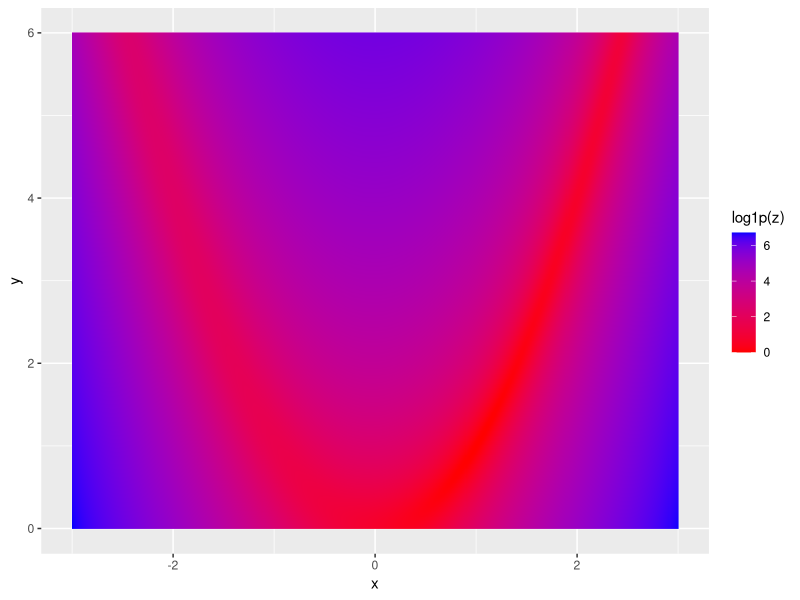
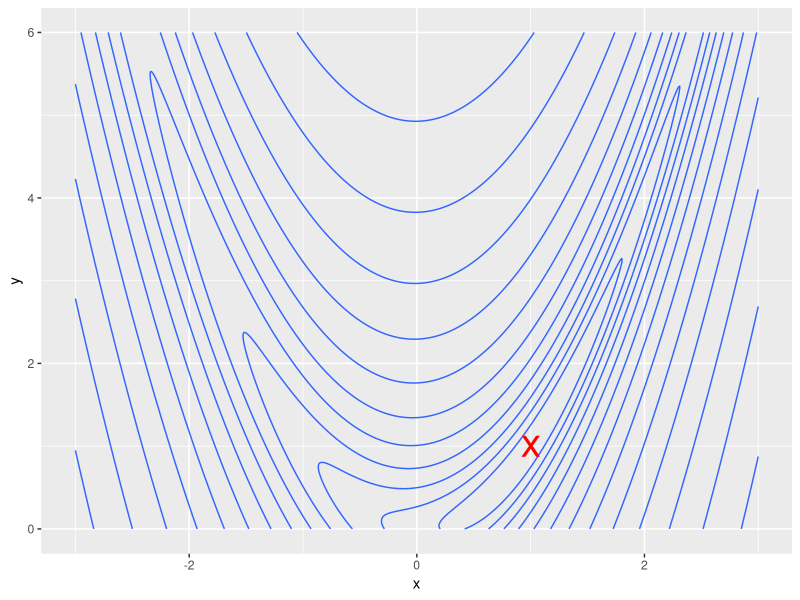
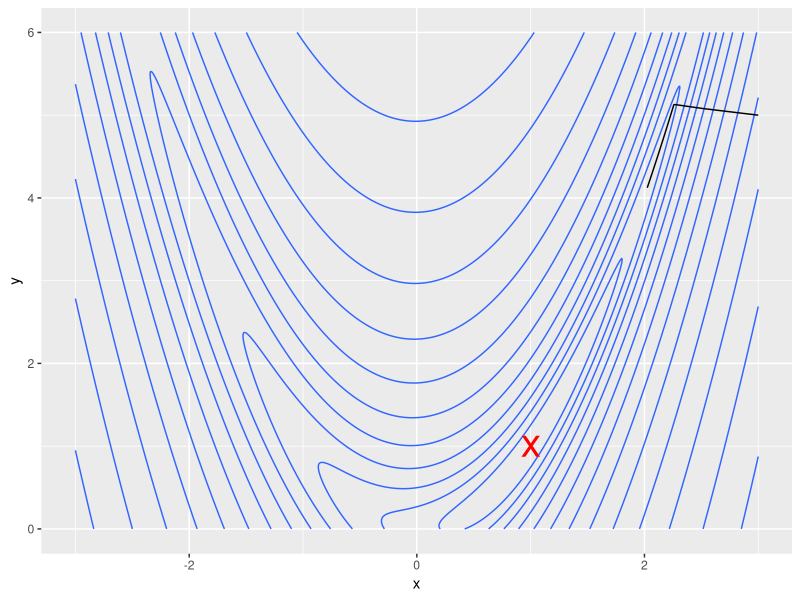
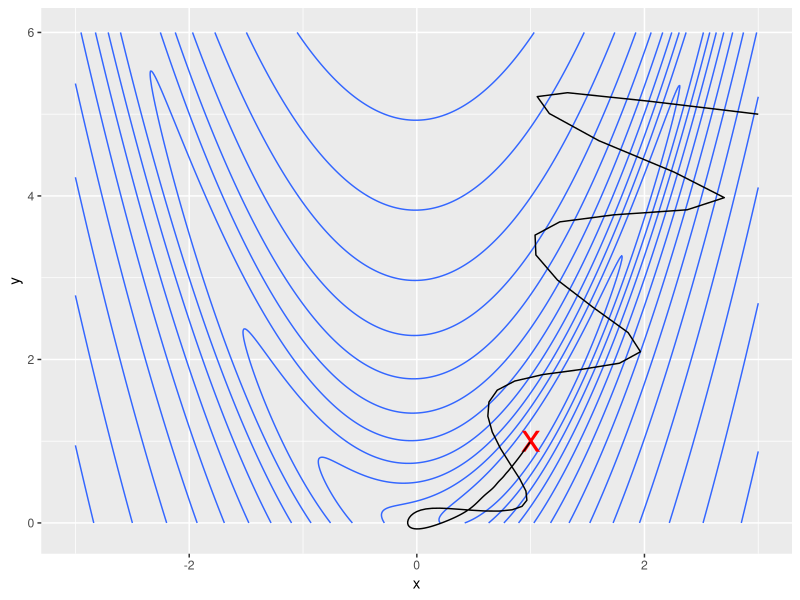
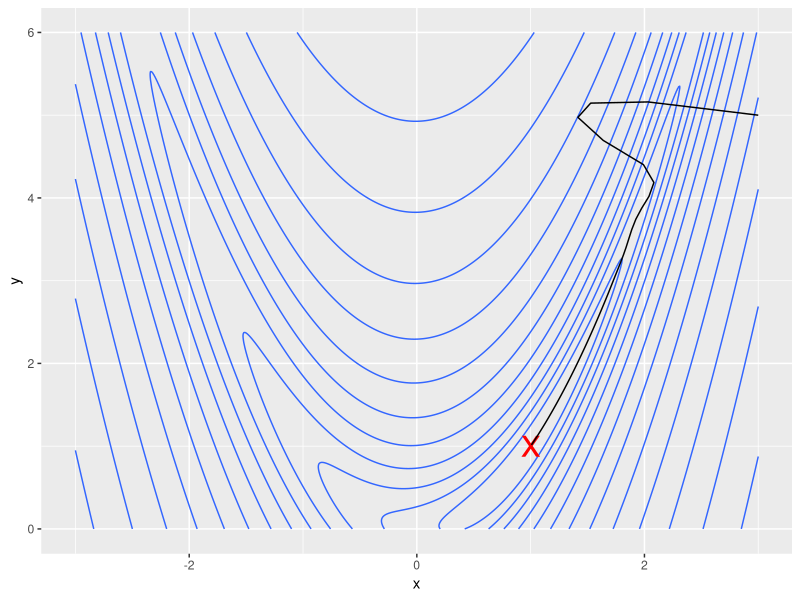
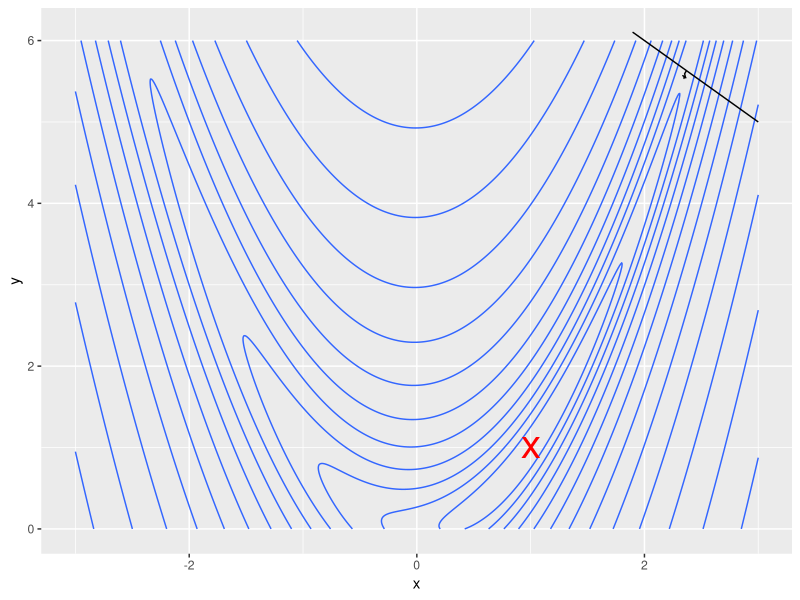
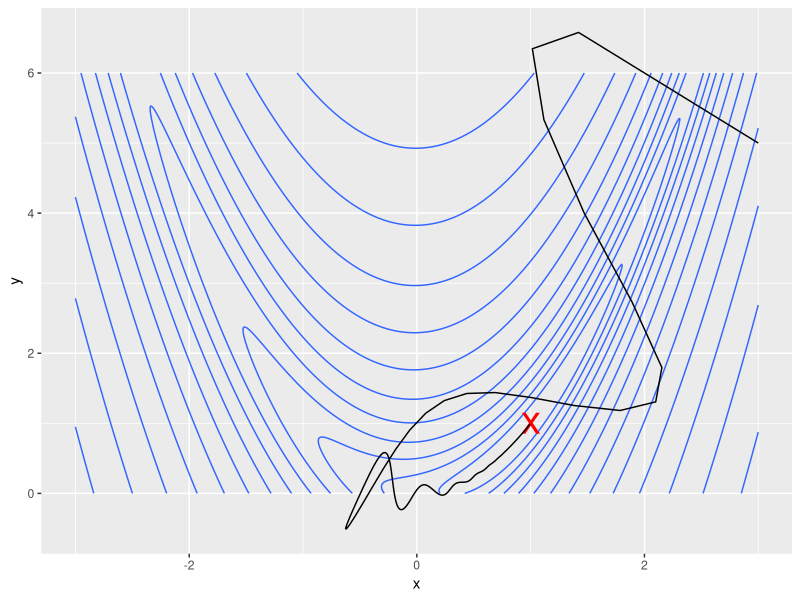
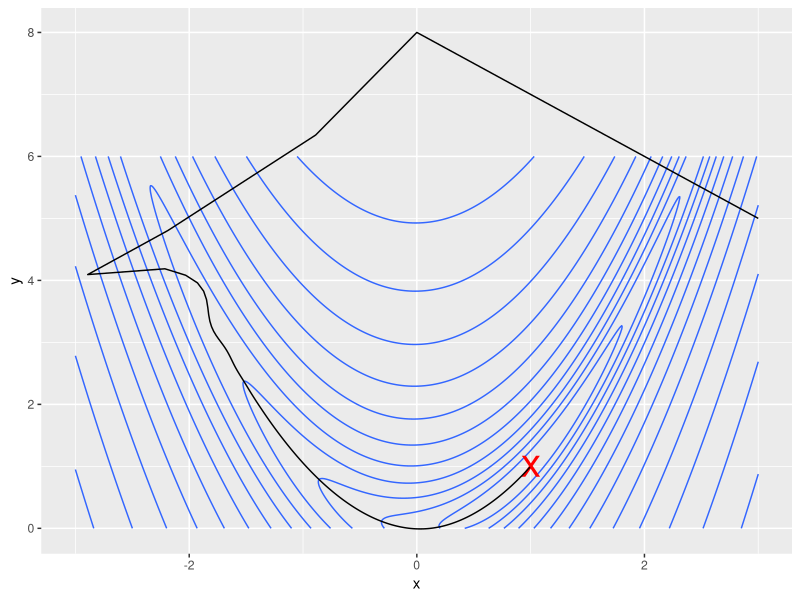

Source code (R) for these figures, in order:
## ---- chunk 1
library(ggplot2)
## ---- chunk 2
MAXITER<-2000
grad_descent<-function(f,g,x_init,stp=.001,maxIter=MAXITER){
  delta<-100
  t<-1
  res<-matrix(0,nrow=maxIter,ncol=3)
  colnames(res)<-c("x","y","f")
  res[1,]<-c(x_init,f(x_init))
  while(abs(delta)>1e-6 && t<maxIter){
    t<-t+1
    grad<-g(res[t-1,1:2])
    res[t,1:2]<-res[t-1,1:2]-stp*grad
    res[t,3]<-f(res[t,1:2])
    delta<-res[t,3]-res[t-1,3]
  }
  as.data.frame(res[1:t,])
}

momentum<-function(f,g,x_init,stp=.001,maxIter=MAXITER,momentum=.9,wait=1){
  delta<-100
  t<-1
  res<-matrix(0,nrow=maxIter,ncol=3)
  colnames(res)<-c("x","y","f")
  res[1,]<-c(x_init,f(x_init))
  velo<-0
  while(abs(delta)>1e-6 && t<maxIter){
    t<-t+1
    if(t<wait) velo<-0
    velo<-momentum*velo
    grad<-g(res[t-1,1:2])
    velo<-velo+stp*grad
    res[t,1:2]<-res[t-1,1:2]-velo
    res[t,3]<-f(res[t,1:2])
    delta<-res[t,3]-res[t-1,3]
  }
  as.data.frame(res[1:t,])
}

nesterov<-function(f,g,x_init,stp=.001,maxIter=MAXITER,momentum=.9,wait=1){
  delta<-100
  t<-1
  res<-matrix(0,nrow=maxIter,ncol=3)
  colnames(res)<-c("x","y","f")
  res[1,]<-c(x_init,f(x_init))
  velo<-0
  while(abs(delta)>1e-6 && t<maxIter){
    t<-t+1
    if(t<wait) velo<-0
    velo<-momentum*velo
    grad<-g(res[t-1,1:2]-velo)
    velo<-velo+stp*grad
    res[t,1:2]<-res[t-1,1:2]-velo
    res[t,3]<-f(res[t,1:2])
    delta<-res[t,3]-res[t-1,3]
  }
  as.data.frame(res[1:t,])
}

irprop<-function(f,g,x_init,maxIter=MAXITER,eta_plus=1.2,eta_minus=.5,
                 delta_max=50,delta_min=0,delta0=.5){
  k<-length(x_init)
  chg<-100
  t<-1
  res<-matrix(0,nrow=maxIter,ncol=3)
  colnames(res)<-c("x","y","f")
  res[1,]<-c(x_init,f(x_init))
  delta_old<-delta<-delta0*rep(1,k)
  dw<-grad_old<-rep(0,k)
  while(abs(chg)>1e-6 && t<maxIter){
  #while(t<maxIter){
    grad<-g(res[t,1:k])
    ind<-sign(grad_old)*sign(grad)
    delta[ind>0]<-min(delta_old[ind>0]*eta_plus, delta_max)
    delta[ind<0]<-max(delta_old[ind<0]*eta_minus, delta_min)
    grad[ind<0]<-1e-4*grad[ind<0] #comment out this line to get "original" rprop
    
    #irprop+
    #dw[ind>=0]<- -sign(grad[ind>=0])*delta[ind>=0]
    #dw[ind<0]<- if(chg>0) -dw[ind<0] else 0
    #irprop-
    dw<- -sign(grad)*delta
    
    res[t+1,1:k]<-res[t,1:k]+dw
    res[t+1,k+1]<-f(res[t+1,1:k])
    chg<-res[t+1,k+1]-res[t,k+1]
    delta_old<-delta
    grad_old<-grad
    t<-t+1
  }
  as.data.frame(res[1:t,])
}

adamax<-function(f,g,x_init,maxIter=MAXITER,stp=.002,
                 beta1=.9,beta2=.999){
  k<-length(x_init)
  chg<-100
  t<-1
  res<-matrix(0,nrow=maxIter,ncol=3)
  colnames(res)<-c("x","y","f")
  res[1,]<-c(x_init,f(x_init))
  m<-rep(0,k)
  u<-rep(0,k)
  while(abs(chg)>1e-6 && t<maxIter){
    t<-t+1
    grad<-g(res[t-1,1:k])
    m<-beta1*m+(1-beta1)*grad
    u<-pmax(beta2*u,abs(grad))
    velo<- -(stp/(1-beta1^t))*m/u
    res[t,1:k]<-res[t-1,1:k]+velo
    res[t,k+1]<-f(res[t,1:k])
    chg<-res[t,k+1]-res[t-1,k+1]
  }
  as.data.frame(res[1:t,])
}

nadam<-function(f,g,x_init,maxIter=MAXITER,stp=.002,
                 beta1=.9,beta2=.999){
  k<-length(x_init)
  chg<-100
  t<-1
  res<-matrix(0,nrow=maxIter,ncol=3)
  colnames(res)<-c("x","y","f")
  res[1,]<-c(x_init,f(x_init))
  m<-rep(0,k)
  u<-rep(0,k)
  while(abs(chg)>1e-6 && t<maxIter){
    t<-t+1
    grad<-g(res[t-1,1:k])
    m<-beta1*m+(1-beta1)*grad
    u<-pmax(beta2*u,abs(grad))
    velo<- -(stp/u)*(beta1*m+grad*(1-beta1))/(1-beta1^t)
    res[t,1:k]<-res[t-1,1:k]+velo
    res[t,k+1]<-f(res[t,1:k])
    chg<-res[t,k+1]-res[t-1,k+1]
  }
  as.data.frame(res[1:t,])
}

l2norm<-function(x){sqrt(sum(x^2))}

avagrad<-function(f,g,x_init,maxIter=MAXITER,stp=.1,
                 beta1=.9,beta2=.999,adam_eps_param=.1){
  #Savarese et al 2019 algorithm 2
  #stp=alpha, adam_eps_param=epsilon
  k<-length(x_init) #Savarese calls this "d"
  chg<-100
  t<-1
  res<-matrix(0,nrow=maxIter,ncol=3)
  colnames(res)<-c("x","y","f")
  res[1,]<-c(x_init,f(x_init))
  m<-rep(0,k)
  v<-rep(0,k)
  while(abs(chg)>1e-6 && t<maxIter){
    t<-t+1
    grad<-g(res[t-1,1:k])
    m<-beta1*m+(1-beta1)*grad
    eta<-1/(adam_eps_param+sqrt(v))
    res[t,1:k]<-res[t-1,1:k] - stp*(eta/l2norm(eta/sqrt(k)))*m
    v<-beta2*v+(1-beta2)*grad^2
    res[t,k+1]<-f(res[t,1:k])
    chg<-res[t,k+1]-res[t-1,k+1]
  }
  as.data.frame(res[1:t,])
}
## ---- chunk 3
rosenbrock_f <- function(x){
  (1-x[1])^2 + 10*(x[2]-x[1]^2)^2
}
rosenbrock_g <- function(x){
  dx1<- -2*(1-x[1]) - 20*(x[2]-x[1]^2)*2*x[1]
  dx2<- 20*(x[2]-x[1]^2)
  c(dx1,dx2)
}
solution<-data.frame(x=1,y=1)

pd<-expand.grid(x=seq(-3,3,.01),y=seq(0,6,.01))
pd$z<-apply(pd,1,rosenbrock_f)
ggplot(pd,aes(x=x,y=y))+geom_raster(aes(fill=log1p(z)))+scale_fill_continuous(low="red",high="blue")
(base_plot<-ggplot(pd)+geom_contour(aes(x=x,y=y,z=log1p(z)))+geom_point(data=solution,aes(x,y),colour="red",size=10,shape="x"))
## ---- chunk 4
res<-list()
res[["gd"]]<-grad_descent(rosenbrock_f,rosenbrock_g,c(3,5))
base_plot+geom_path(aes(x=x,y=y),data=res$gd)
## ---- chunk 5
res[["mtm"]]<-momentum(rosenbrock_f,rosenbrock_g,c(3,5),stp=.002)
base_plot+geom_path(data=res$mtm,aes(x,y))
## ---- chunk 6
res[["nstv"]]<-nesterov(rosenbrock_f,rosenbrock_g,c(3,5),stp=.002)
base_plot+geom_path(data=res$nstv,aes(x,y))
## ---- chunk 7
res[["irprop"]]<-irprop(rosenbrock_f,rosenbrock_g,c(3,5))
base_plot+geom_path(data=res$irprop,aes(x,y))
#with(tail(res$irprop,20),plot(x,y,type="l"))
## ---- chunk 8
res[["admx"]]<-adamax(rosenbrock_f,rosenbrock_g,c(3,5),stp=3)
base_plot+geom_path(data=res$admx,aes(x,y))
#with(tail(res$admx,500),plot(x,y,type="l"))
## ---- chunk 9
res[["nadm"]]<-nadam(rosenbrock_f,rosenbrock_g,c(3,5),stp=3)
base_plot+geom_path(data=res$nadm,aes(x,y))
#with(tail(res$admx,500),plot(x,y,type="l"))
## ---- chunk 10
res[["avagrad"]]<-avagrad(rosenbrock_f,rosenbrock_g,c(3,5),stp=.1,adam_eps_param =.1)
base_plot+geom_path(data=res$avagrad,aes(x,y))
## ---- chunk 11
pd2<-data.frame(method=names(res),nSteps=sapply(res,nrow))
pd2$err<-sapply(res,function(x){x[nrow(x),3]})
ggplot(pd2)+geom_bar(aes(x=method,y=err),stat="identity")+scale_y_log10()
ggplot(pd2)+geom_bar(aes(x=method,y=nSteps),stat="identity")
